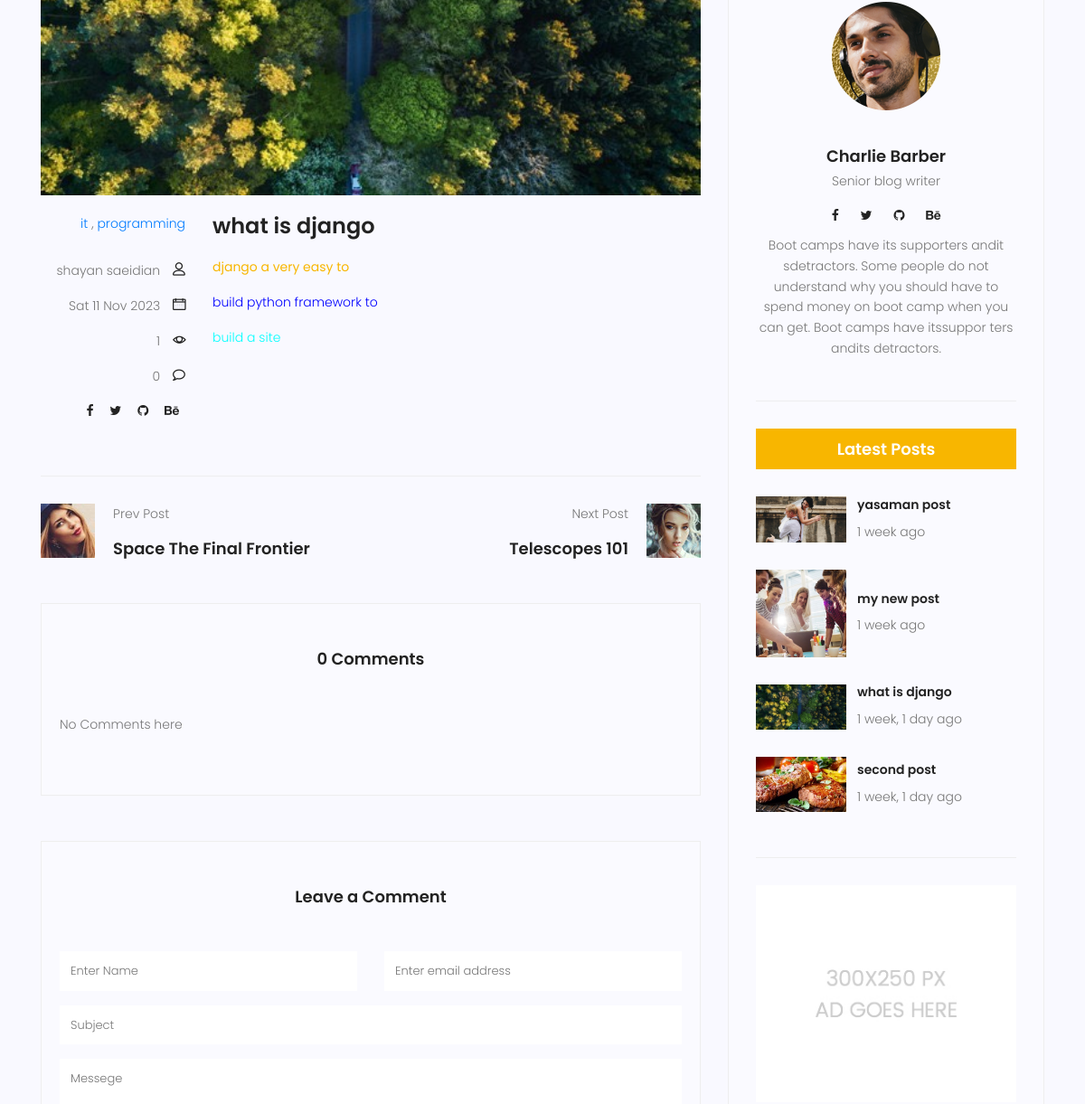
Page /blog/6 (middle part) on the earlier database version.
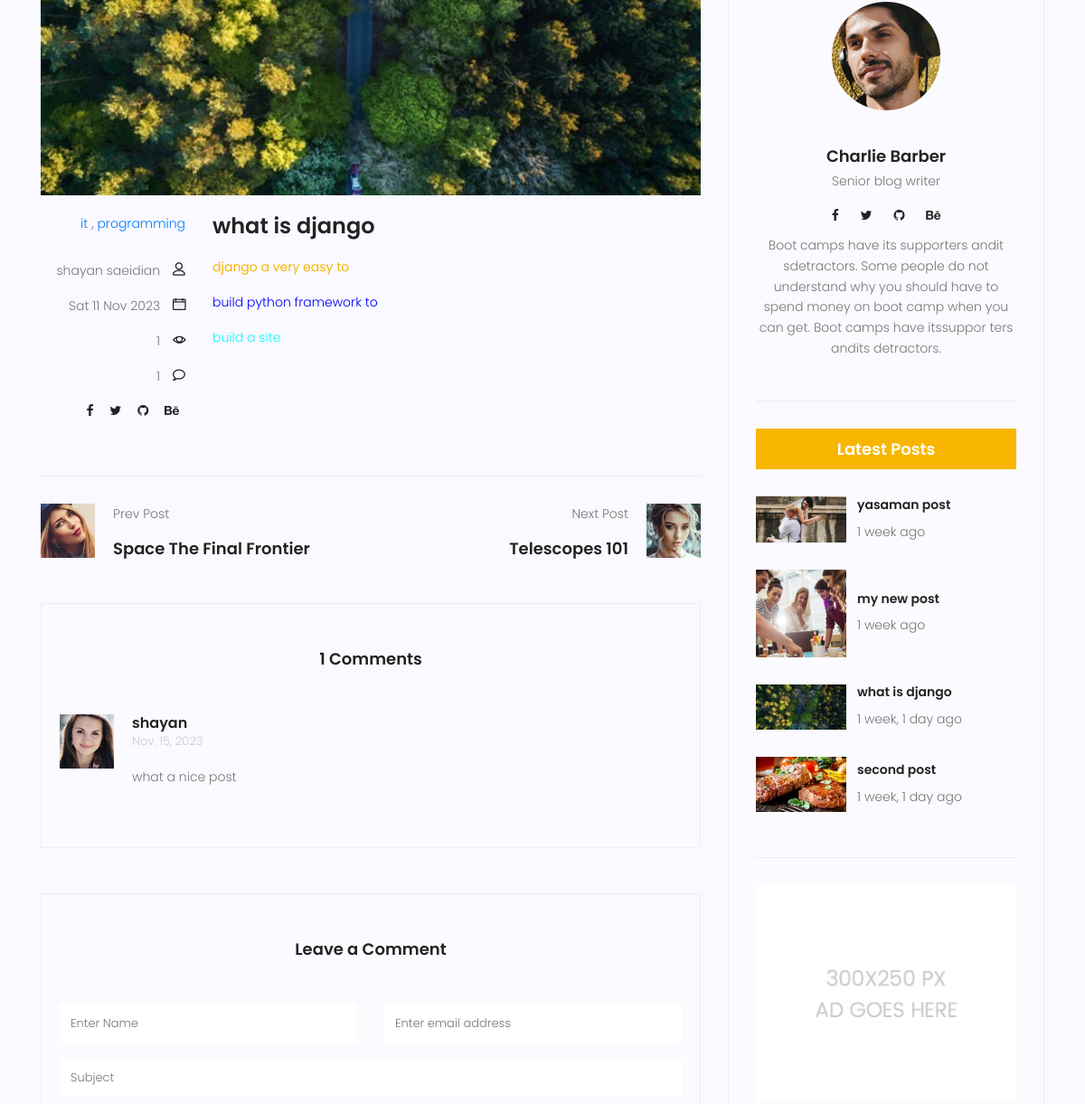
Same page on the later database version.
### blog/models.py (models this page shows, shortened)
class Category(models.Model):
    name=models.CharField(max_length=255)
    def __str__(self):
        return self.name

class Post(models.Model):
    image=models.ImageField(upload_to='blog/',default='blog/default.jpg')
    title = models.CharField(max_length=255)
    content=models.TextField()
    tags = TaggableManager()
    category=models.ManyToManyField(Category)
    author = models.ForeignKey(User,on_delete=models.SET_NULL,null=True)
    counted_view=models.IntegerField(default=0)
    status=models.BooleanField(default=False)
    published_date=models.DateTimeField(null=True)
    created_date=models.DateTimeField(auto_now_add=True)
    updated_date=models.DateTimeField(auto_now=True)
    class Meta:
        ordering = ['-created_date']
        verbose_name = "Blog Post"
        verbose_name_plural = "Blog Posts"

class Comment(models.Model):
    post=models.ForeignKey(Post,on_delete=models.CASCADE)
    name=models.CharField(max_length=255)
    email=models.EmailField()
    subject=models.CharField(max_length=255)
    message=models.TextField()
    created_date=models.DateTimeField(auto_now_add=True)
    updated_date=models.DateTimeField(auto_now=True)
    approved=models.BooleanField(default=False)
    class Meta:
        ordering = ['-created_date']

### blog/views.py (the view, shortened to what this page needs)
# urls.py: path('<int:pid>',blog_single,name="single" ),
def blog_single (request,pid):
     posts=Post.objects.filter(status=1)
     post=get_object_or_404(posts,pk=pid)
     comments=Comment.objects.filter(post=post.id,approved=True)
     form=Comment_Form()
     context={'post' : post,'comments':comments,'form':form}
     return render(request,"blog/blog-single.html",context)

### blog/forms.py
class Comment_Form(forms.ModelForm):
    class Meta:
        model=Comment
        fields=['post','name','email','subject','message']

### blog/templatetags/blog_tags.py (called while the page is built)
@register.inclusion_tag('blog/blog-popular-posts.html')
def latestposts(arg=3):
    posts=Post.objects.filter(status=1).order_by('-published_date')[:arg]
    return {'posts':posts}

@register.inclusion_tag('blog/blog-post-categories.html')
def postcategories():
    posts=Post.objects.filter(status=1)
    categories=Category.objects.all()
    cat_dict={}
    for name in categories:
        cat_dict[name]=posts.filter(category=name).count()
    return{'categories':cat_dict}

### templates/blog/blog-single.html (shortened to what the changed rows need)
{% extends 'base.html' %}
{% load static %}
{% load blog_tags %}
{% load humanize%}
{% block content %}
			<section class="post-content-area single-post-area">
				<div class="container">
					<div class="row">
						<div class="col-lg-8 posts-list">
							<div class="single-post row">
								<div class="col-lg-12">
									<div class="feature-img">
										<img class="img-fluid" src="{{post.image.url}}" alt="">
									</div>
								</div>
								<div class="col-lg-3  col-md-3 meta-details">
									<ul class="tags">
										{% for cat in post.category.all %}
											<a href='#'>{{cat.name}}</a> {% if not forloop.last %},{% endif %}
										{% endfor %}
									</ul>
									<div class="user-details row">
										<p class="user-name col-lg-12 col-md-12 col-6"><a href="#">{{post.author.get_full_name}}</a> <span class="lnr lnr-user"></span></p>
										<p class="date col-lg-12 col-md-12 col-6"><a href="#">{{post.published_date|date:"D d M Y"}}</a> <span class="lnr lnr-calendar-full"></span></p>
										<p class="view col-lg-12 col-md-12 col-6"><a href="#">{{post.counted_view}}</a> <span class="lnr lnr-eye"></span></p>
										<p class="comments col-lg-12 col-md-12 col-6"><a href="#">{{comments|length}}</a> <span class="lnr lnr-bubble"></span></p>
										<ul class="social-links col-lg-12 col-md-12 col-6">
										</ul>
									</div>
								</div>
								<div class="col-lg-9 col-md-9">
									<h3 class="mt-20 mb-20">{{post.title|safe}}</h3>
									<p class="excert">
									{{post.content|safe}}
									</p>
								</div>
							</div>
							<div class="comments-area">
								<h4>{{comments|length}} Comments</h4>
								{% for comment in comments %}
								<div class="comment-list">
                                    <div class="single-comment justify-content-between d-flex">
                                        <div class="user justify-content-between d-flex">
                                            <div class="thumb">
                                                <img src="{% static 'img/blog/c1.jpg' %}" alt="">
                                            </div>
                                            <div class="desc">
                                                <h5><a href="#">{{comment.name}}</a></h5>
                                                <p class="date">{{comment.created_date|naturalday}}</p>
                                                <p class="comment">
                                                    {{comment.message}}
                                                </p>
                                            </div>
                                        </div>
                                    </div>
                                </div>
									{% empty %}
									<p>No Comments here </p>
								{% endfor %}
							</div>
							<div class="comment-form">
								<form method="post" action='{% url 'blog:single' pid=post.id %}'>
									<div class="form-group">
										<textarea class="form-control mb-10" rows="5" name="message" placeholder="Messege" onfocus="this.placeholder = ''" onblur="this.placeholder = 'Messege'" required=""></textarea>
									</div>
								</form>
							</div>
						</div>
						<div class="col-lg-4 sidebar-widgets">
							<div class="widget-wrap">
								{% latestposts 4 %}
							</div>
						</div>
					</div>
				</div>
			</section>
			{% endblock %}

### templates/blog/blog-popular-posts.html
{% load humanize %}
{% load static %}
<div class="single-sidebar-widget popular-post-widget">
    <h4 class="popular-title">Latest Posts</h4>
    {% for post in posts %}
    <div class="popular-post-list">
        <div class="single-post-list d-flex flex-row align-items-center">
            <div class="thumb">
                <img class="img-fluid" src="{{post.image.url}}" alt="">
            </div>
            <div class="details">
                <a href="{% url 'blog:single' pid=post.id%}"><h6>{{post.title|truncatechars:25}}</h6></a>
                <p>{{post.published_date|naturaltime}}</p>
            </div>
        </div>
    </div>
    {% endfor %}
</div>

Differences in the rows shown:
added Comment: name "shayan", created_date "Nov. 15, 2023", message "what a nice post"
Other differences:
{{ comments|length }}: "0" → "1"
text no longer shown: "No Comments here"
